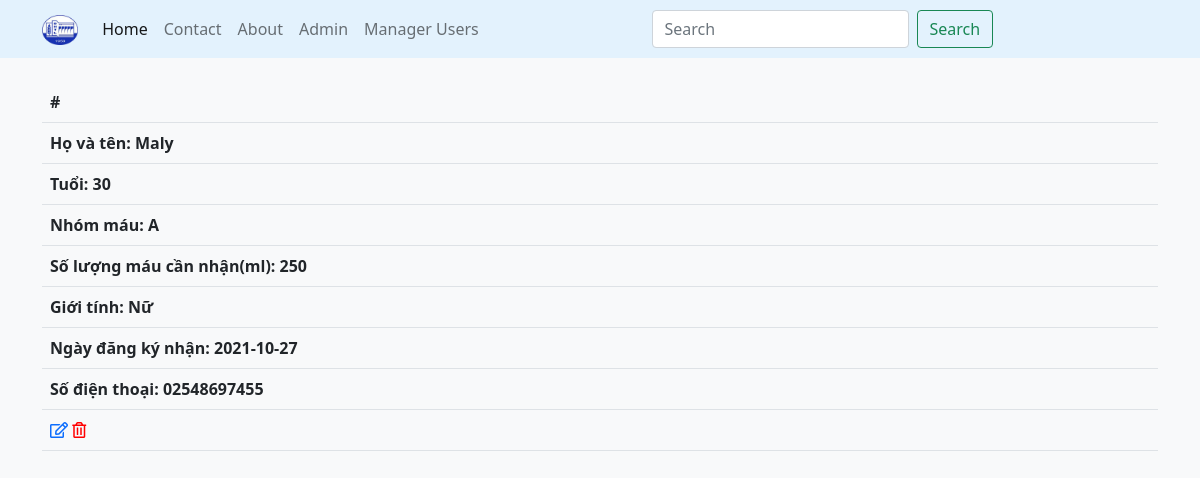
Page /src/full.php?id=6 on the committed database.
### tables this page shows
CREATE TABLE `blood_recipient` (
  `reci_id` int(11) NOT NULL,
  `reci_name` varchar(50) DEFAULT NULL,
  `reci_age` int(11) DEFAULT NULL,
  `reci_bgrp` char(10) DEFAULT NULL,
  `reci_bqnty` int(11) DEFAULT NULL,
  `reci_sex` varchar(10) DEFAULT NULL,
  `reci_reg_date` date DEFAULT NULL,
  `reci_phno` char(11) DEFAULT NULL
);

### src/full.php (the view, shortened to what this page needs)
<?php
require('./config/db.php');
?>
<!doctype html>
<html lang="en">
<head>
    <link rel="stylesheet" href="https://pro.fontawesome.com/releases/v5.10.0/css/all.css" />
    <link rel="stylesheet" href="https://cdn.jsdelivr.net/npm/bootstrap@5.0.2/dist/css/bootstrap.min.css">
</head>
<body class="bg-light">
    <div class="header">
        <nav class="navbar navbar-expand-lg navbar-light " style="background-color: #e3f2fd;">
            <div class="container">
                <a class="navbar-brand" href="index.php">
                    <img src="images/logo.png" height="30px" alt="">
                </a>
                <div class="collapse navbar-collapse" id="navbarSupportedContent">
                    <ul class="navbar-nav me-auto mb-2 mb-lg-0">
                        <li class="nav-item">
                            <a class="nav-link active" aria-current="page" href="index.php">Home</a>
                        </li>
                        <li class="nav-item">
                            <a class="nav-link" href="#">Contact</a>
                        </li>
                        <li class="nav-item">
                            <a class="nav-link" href="#">About</a>
                        </li>
                        <li class="nav-item">
                            <a class="nav-link" href="admin.php">Admin</a>
                        </li>
                        <li class="nav-item">
                            <a class="nav-link" href="manager.php">Manager Users</a>
                        </li>
                    </ul>
                    <form class="d-flex me-auto">
                        <input class="form-control me-2" type="search" placeholder="Search" aria-label="Search">
                        <button class="btn btn-outline-success" type="submit">Search</button>
                    </form>
                </div>
            </div>
        </nav>
    </div>
    <div class="container">
        <div class="mt-4">
            <table class="table">
                <thead>
                    <?php
                    $reci_id = $_GET['id'];
                    $select = "SELECT * FROM blood_recipient where reci_id = $reci_id";
                    $result = mysqli_query($conn, $select);
                    while ($row = mysqli_fetch_assoc($result)) {
                    ?>
                        <tr>
                            <th scope="col">#</th>
                        </tr>
                        <tr>
                            <th scope="col"> Họ và tên: <?php echo $row['reci_name']; ?></th>
                        </tr>
                        <tr>
                            <th scope="col">Tuổi: <?php echo $row['reci_age']; ?></th>
                        </tr>
                        <tr>
                            <th scope="col">Nhóm máu: <?php echo $row['reci_bgrp']; ?></th>
                        </tr>
                        <tr>
                            <th scope="col">Số lượng máu cần nhận(ml): <?php echo $row['reci_bqnty']; ?></th>
                        </tr>
                        <tr>
                            <th scope="col">Giới tính: <?php echo $row['reci_sex']; ?></th>
                        </tr>
                        <tr>
                            <th scope="col">Ngày đăng ký nhận: <?php echo $row['reci_reg_date']; ?></th>
                        </tr>
                        <tr>
                            <th scope="col">Số điện thoại: <?php echo $row['reci_phno']; ?></th>
                        </tr>
                        <tr>
                            <th scope="col">
                                <a href="edit.php?id=<?php echo $row['reci_id']; ?>"><i class="far fa-edit"></i></a>
                                <a href="delete.php?id=<?php echo $row['reci_id']; ?>"><i class="far fa-trash-alt" style="color: red;"></i></a>
                            </th>
                        </tr>
                    <?php } ?>
                </thead>
            </table>
        </div>
    </div>
</body>
</html>

### rows in the picture
blood_recipient: reci_name "Maly", reci_age "30", reci_bgrp "A", reci_bqnty "250", reci_sex "Nữ", reci_reg_date "2021-10-27", reci_phno "02548697455"
